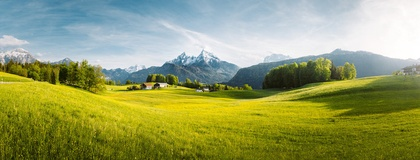
%> input picture Experiment-1/test_image.jpg, 420 x 160 px, shrunk from 946 x 360 before the run
$ octave Samar_Patel_L_B_P.m   (GNU Octave 9; MATLAB toolbox functions it lacks are replaced by stand-ins)
%> lines starting %> are read from the running program, lines starting %| are printed output that depends on the picture
% Created by Samar Patel, BT22ECE075
%Local Binary Pattern

clear;
close all;
clc;

% Read the input image
input_image = imread('test_image.jpg');
%> input_image is the input picture: size 160x420x3 uint8; mean R, G, B 148.6, 157.1, 101.7

% Convert the image to grayscale
gray_image = rgb2gray(input_image);
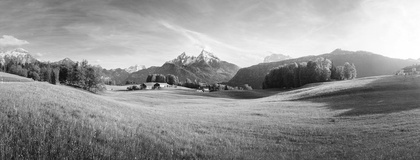
%> gray_image: size 160x420 uint8; min 11, max 255, mean 148.3

% Get the dimensions of the image
[rows, cols] = size(gray_image);
%> rows = 160; cols = 420

% Initialize the Local Binary Pattern image
lbp_image = zeros(rows, cols);

% Define the 8 neighbors
neighbors = [
    -1 -1; -1 0; -1 1;
     0 -1;  0 1;
     1 -1;  1 0;  1 1;
];

% Calculate the Local Binary Pattern for each pixel
for i = 2:rows-1
    for j = 2:cols-1
        center_pixel = gray_image(i, j);
        binary_pattern = zeros(1, 8);
        for k = 1:8
            neighbor_pixel = gray_image(i + neighbors(k, 1), j + neighbors(k, 2));
            binary_pattern(k) = neighbor_pixel >= center_pixel;
        end
        % Convert the binary pattern to a decimal value
        lbp_image(i, j) = sum(binary_pattern .* (2.^(7:-1:0)));
    end
end
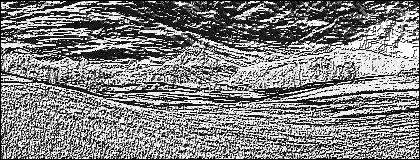
%> lbp_image: size 160x420 double; min 0, max 255, mean 128.8
%> after the loop, binary_pattern = [1 1 0 1 0 0 0 0]

% Display the original and LBP images
figure;
subplot(1, 2, 1);
imshow(gray_image);
title('Original Image');
subplot(1, 2, 2);
imshow(uint8(lbp_image));
title('Local Binary Pattern Image');
